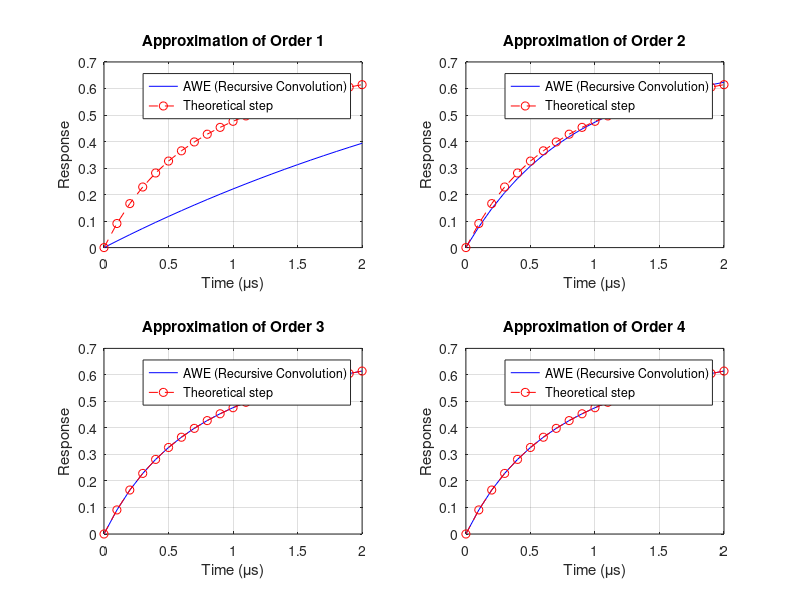

This chart was generated by the following MATLAB code:
clear all
clc
% Input state-space matrices
A = [-2 1 0 0; 1 -2 1 0; 0 1 -2 1; 0 0 1 -1];
B = [1; 0; 0; 0];
C = [1; 0; 0; 0];
t = 0:0.1:2;
% impulse response 
%{
eat = @(t) expm(A.*t); 
y = @(t)mtimes(mtimes(transpose(C),eat(t)),B); 
y_values = arrayfun(@(t) y(t), t);
%}

% step response
sys = ss(A,B,transpose(C),0);
[y_theory, t] = step(sys, t); % get the step input response using step 
% Determine the order of the system
q = length(B);
% Compute moments
num_moments = 2 * q;
moments = zeros(1, num_moments);
for i = 1:num_moments
    moments(i) = -transpose(C) * (A^(-i)) * B;
end
figure(1);
ii=1;
hold on
% Generalized approximation for all orders
for approx_order = 1:q
    fprintf('Case %d:\n', approx_order);

    % Construct the moment matrix
    moment_matrix = zeros(approx_order);
    Vector_c = -moments(approx_order+1:2*approx_order)';

    for i = 1:approx_order
        moment_matrix(i, :) = moments(i:i+approx_order-1);
    end
    % find b matrix (deno coef)
    b_matrix = inv(moment_matrix)*Vector_c;
    
    %find the ploes 
    poles = roots([transpose(b_matrix) ,1]);
    
    % determine residuses 
    % form the V matrix 
    V = zeros(approx_order);
    for i = 1:approx_order
        for j = 1:approx_order
            V(i, j) = 1/poles(j)^(i-1);
        end
    end
    % form the A matrix 
    A_diag = diag(1 ./ poles);
    r_moments = moments(1:approx_order); % a helper matrix
    % find the residuse
    residues = -1*inv(A_diag)* inv(V)* transpose(r_moments);
    %form the impulse response 
    h =0;
    for i = 1:approx_order
        h = h + residues(i) * exp(poles(i) * t);
    end
    % Recursive Convolution (Section V)

    y_awe = zeros(size(t)); % AWE response

    % y variables for each pole
    y = zeros(length(poles), 1);

    % Recursive convolution loop
    for n = 2:length(t)
    dt = t(n) - t(n-1); % Time step
    exp_term = exp(poles * dt); % Precompute exponentials
        for i = 1:length(poles)
            % Updat state using Eq. (15)
           % y(i) = residues(i) * (1 - exp_term(i)) * 1 + exp_term(i)*y(i);
            y(i) = residues(i) * (1 - exp_term(i))/(-poles(i)) * 1 + exp_term(i)*y(i);
        end
        y_awe(n) = sum(y); % Total response
    end

    % Plot Results
    subplot(2,2,ii)
    ii=ii+1;
    plot(t, y_awe, 'b-'); hold on;
    plot(t, y_theory, 'ro--');
    xlabel('Time (μs)');
    ylabel('Response');
    title(['Approximation of Order ', num2str(approx_order)]);
    legend('AWE (Recursive Convolution)', 'Theoretical step', 'Location', 'Best');
    grid on;
    % plot the output 
    %{
    figure(approx_order);
    plot(t,h);
    hold on 
    plot(t, y_values,'ro');
    xlabel('Time (\mus)');
    ylabel('V Load (Volts)');
    title(['Apprximation of order',num2str(approx_order)]);
    legend('Awe', 'Theory Impulse', 'Location', 'Best');
    grid on
    %}
end
